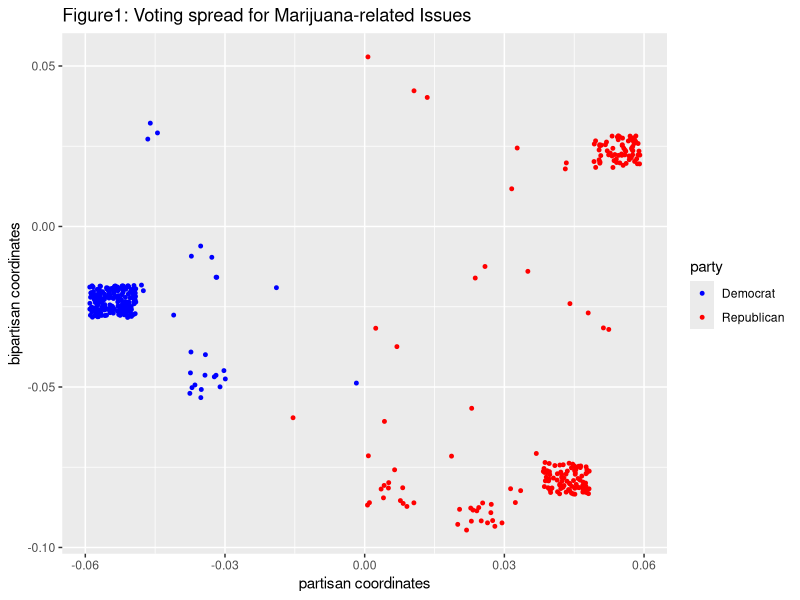
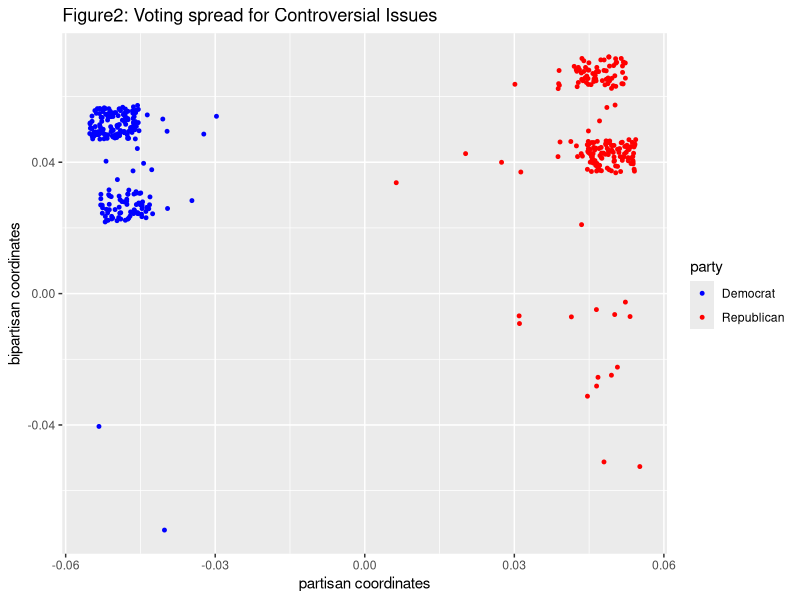
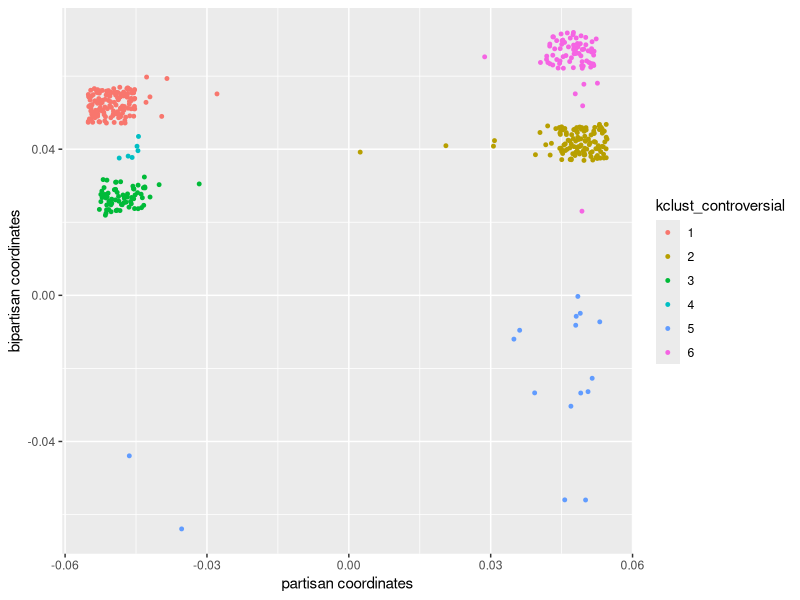
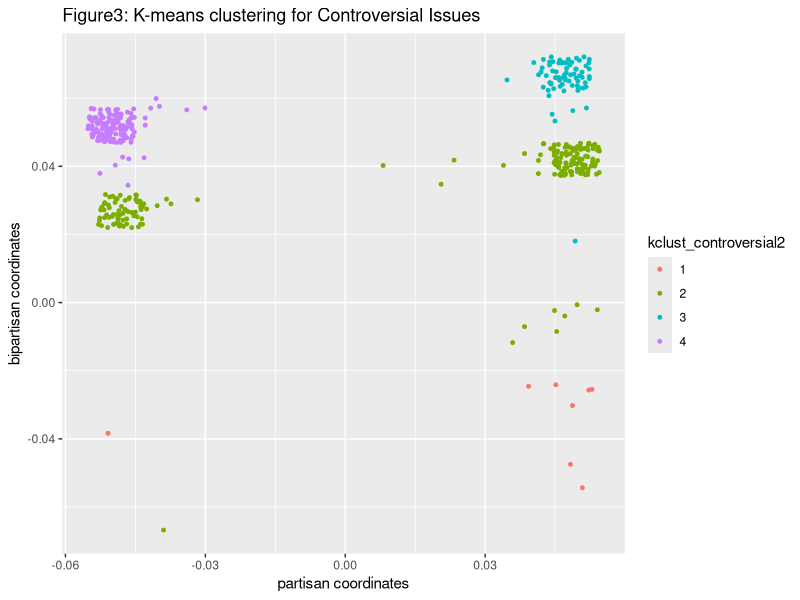
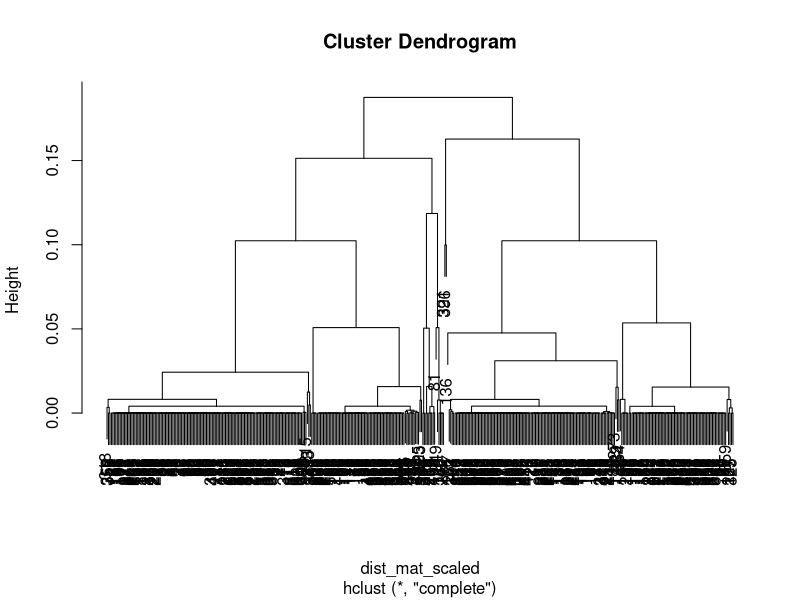
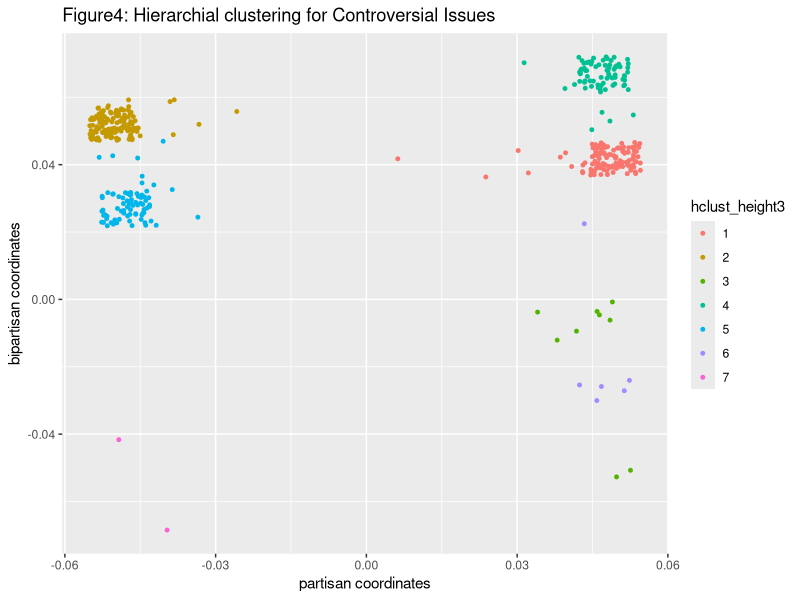
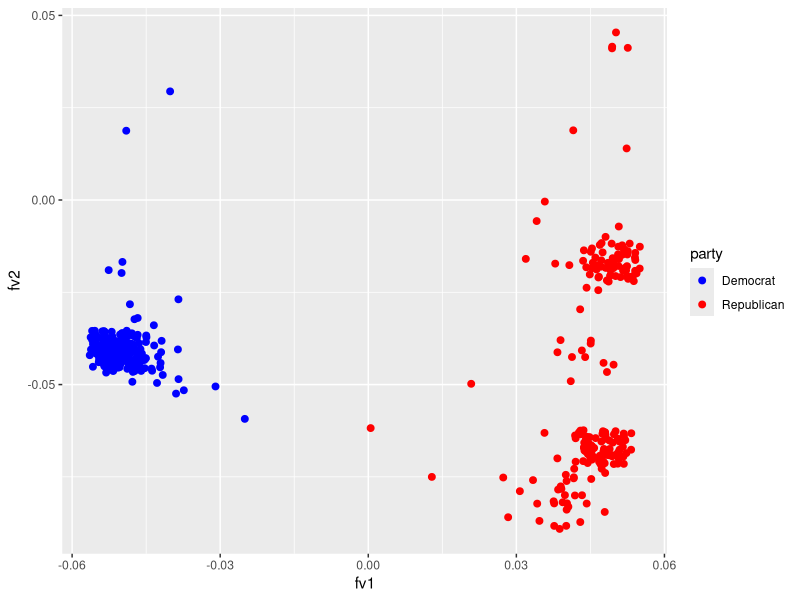
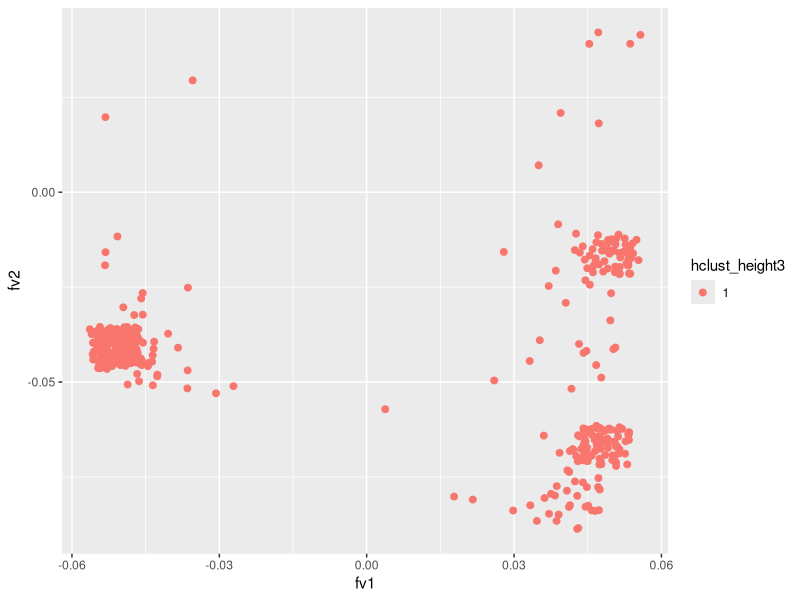

Write the R code that produced these figures, in order.
## ---- chunk 1
knitr::opts_chunk$set(echo = TRUE)
## ---- chunk 2
library(readr)
library(ggplot2)
library(dplyr)
## ---- chunk 3
matrix<-read.csv("fullmatrix.csv")

B<-as.matrix(matrix[1:429,4:9])
btb<-t(B)%*%B
btb
eigen(btb)
## ---- chunk 4
bu1<-svd(btb)$u[,1]/norm(svd(btb)$u[,1],'2') #normalized dominate eigenvector
bu2<-svd(btb)$u[,2]/norm(svd(btb)$u[,2], '2') #normalized second eigenvector
btbval <- svd(btb)$d
head(bu1)

## ---- chunk 5
btbval/sum(btbval)
## ---- chunk 6
bbt <- B %*% t(B)
bv1 <- eigen(bbt)$vectors[,1]/norm(eigen(bbt)$vectors[,1],'2') #normalized v1
bv2 <- eigen(bbt)$vectors[,2]/norm(eigen(bbt)$vectors[,2],'2') #normalized v2

marijuana <- data.frame(
  name = matrix[1:429,2],
  party = matrix[1:429,3],
  bv1 = bv1,
  bv2 = bv2
)


ggplot() + 
  geom_jitter(data = marijuana, aes(x = bv1, y = bv2, color = party),size=1,height=.005,width=.005) +
  scale_color_manual(values = c("Democrat" = "blue", "Republican" = "red"))+
  xlab("partisan coordinates")+
  ylab("bipartisan coordinates")+
  ggtitle("Figure1: Voting spread for Marijuana-related Issues") 

## ---- chunk 7
Bappro <- sqrt(eigen(btb)$values[1]) * bu1 %*% t(bv1) + sqrt(eigen(btb)$values[2]) * bu2 %*% t(bv2)
Bappro
## ---- chunk 8
P<-as.matrix(matrix[1:429,10:24])
ptp<-t(P)%*%P
ptp
eigen(ptp)

pu1<-svd(ptp)$u[,1]/norm(svd(ptp)$u[,1],'2') #normalized dominate eigenvector
pu2<-svd(ptp)$u[,2]/norm(svd(ptp)$u[,2],'2') #normalized second eigenvector
ptpval <- svd(ptp)$d
## ---- chunk 9
ptpval/sum(ptpval)
## ---- chunk 10
ppt <- P %*% t(P)
pv1 <- eigen(ppt)$vectors[,1]/norm(eigen(ppt)$vectors[,1],'2') #normalized v1
pv2 <- eigen(ppt)$vectors[,2]/norm(eigen(ppt)$vectors[,2],'2') #normalized v2
pv3 <- eigen(ppt)$vectors[,3]/norm(eigen(ppt)$vectors[,3],'2') #normalized v3
controversial <- data.frame(
  name = matrix[1:429,2],
  party = matrix[1:429,3],
  pv1 = pv1,
  pv2 = pv2,
  pv3 = pv3
)
## ---- chunk 11
ggplot(controversial,aes(pv1,pv2)) + 
  geom_jitter(aes(color = party),size=1,width=.005,height=.005) +
  scale_color_manual(values = c("Democrat" = "blue", "Republican" = "red"))+
  xlab("partisan coordinates")+
  ylab("bipartisan coordinates")+
  ggtitle("Figure2: Voting spread for Controversial Issues") 
## ---- chunk 12
Pappro <- sqrt(eigen(ptp)$values[1]) * pu1 %*% t(pv1) + sqrt(eigen(ptp)$values[2]) * pu2 %*% t(pv2)
Pappro
## ---- chunk 13
P_upperRepub <- filter(controversial,controversial$pv1 > 0, controversial$pv2 > 0.06)
#View(P_upperRepub)
P_upperRepub$name
## ---- chunk 14
P_lowerRepub <- filter(controversial, controversial$pv1 > 0.04, controversial$pv2< 0.05, controversial$pv2 > 0.03)
#View(P_lowerRepub)
P_lowerRepub$name
## ---- chunk 15
B_upperRepub <- filter(marijuana, marijuana$bv1 > 0.045, marijuana$bv2 > 0.018, marijuana$bv2 < 0.03)
#View(B_upperRepub)
B_upperRepub$name
## ---- chunk 16
B_lowerRepub <- filter(marijuana, marijuana$bv1 > 0.036, marijuana$bv2 < -0.07, marijuana$bv2 > -0.09)
#View(B_lowerRepub)
B_lowerRepub$name
## ---- chunk 17
intersect(B_upperRepub$name,P_upperRepub$name)
## ---- chunk 18
intersect(B_lowerRepub$name,P_lowerRepub$name)
## ---- chunk 19
intersect(B_upperRepub$name,P_lowerRepub$name)
## ---- chunk 20
intersect(B_lowerRepub$name,P_upperRepub$name)
## ---- chunk 21
controversial_k<-controversial%>% 
  select(pv1,pv2,pv3)
set.seed(169)
kclust_controversial<-kmeans(scale(controversial_k),centers=6)

head(kclust_controversial)


controversial<-controversial%>%
  mutate(kclust_controversial=as.factor(kclust_controversial$cluster))
ggplot(controversial,aes(pv1,pv2)) + xlab("partisan coordinates")+
  ylab("bipartisan coordinates")+
  geom_jitter(aes(color = kclust_controversial),size=1,width=.005,height=.005) 
## ---- chunk 22
kclust_controversial2<-kmeans(controversial_k,centers=4)
head(kclust_controversial2)
controversial<-controversial%>%
  mutate(kclust_controversial2=as.factor(kclust_controversial2$cluster))
ggplot(controversial,aes(pv1,pv2)) + 
  geom_jitter(aes(color = kclust_controversial2),size=1,width=.005,height=.005)+
  xlab("partisan coordinates")+
  ylab("bipartisan coordinates")+
  ggtitle("Figure3: K-means clustering for Controversial Issues")  
controversial$pv3
## ---- chunk 23
dist_mat_scaled<-dist((controversial_k))
hc_complete<-hclust(dist_mat_scaled,method="complete")
plot(hc_complete)
controversial<-controversial%>%
  mutate(hclust_height3=factor(cutree(hc_complete,h=.1)))
ggplot(controversial,aes(pv1,pv2)) + 
  geom_jitter(aes(color = hclust_height3),size=1,width=.005,height=.005)+
  xlab("partisan coordinates")+
  ylab("bipartisan coordinates")+
  ggtitle("Figure4: Hierarchial clustering for Controversial Issues")  
## ---- chunk 24
Ful<-as.matrix(matrix[1:429,4:24])
ftf<-t(Ful)%*%Ful
ftf
eigen(ftf)

fu1<-svd(ftf)$u[,1]/norm(svd(ftf)$u[,1],'2') #normalized dominate eigenvector
fu2<-svd(ftf)$u[,2]/norm(svd(ftf)$u[,2],'2') #normalized second eigenvector
ftfval <- svd(ftf)$d
head(fu1)


ftfval/sum(ftfval)

fft <- Ful %*% t(Ful)
fv1 <- eigen(fft)$vectors[,1]/norm(eigen(fft)$vectors[,1],'2') #normalized v1
fv1
fv2 <- eigen(fft)$vectors[,2]/norm(eigen(fft)$vectors[,2],'2') #normalized v2

full <- data.frame(
  party = matrix[1:429,3],
  fv1 = fv1,
  fv2 = fv2
)


ggplot() + 
  geom_jitter(data = full, aes(x = fv1, y = fv2, color = party,label=controversial$name),size=2,width=.005,height=.005)+
  geom_text()+
  scale_color_manual(values = c("Democrat" = "blue", "Republican" = "red"))
## ---- chunk 25
full <- full %>%
  mutate(hclust_height3=factor(cutree(hc_complete,h=150)))%>%
  mutate(kclust_controversial2=as.factor(kclust_controversial$cluster))
  
ggplot() + 
  geom_jitter(data = full, aes(x = fv1, y = fv2, color = hclust_height3,label=controversial$name),size=2,width=.005,height=.005)

ggplot() + 
  geom_jitter(data = full, aes(x = fv1, y = fv2, color = kclust_controversial2,label=controversial$name),size=2,width=.005,height=.005)
## ---- chunk 26
Fappro <- sqrt(eigen(ftf)$values[1]) * fu1 %*% t(fv1) + sqrt(eigen(ftf)$values[2]) * fu2 %*% t(fv2)
Fappro
